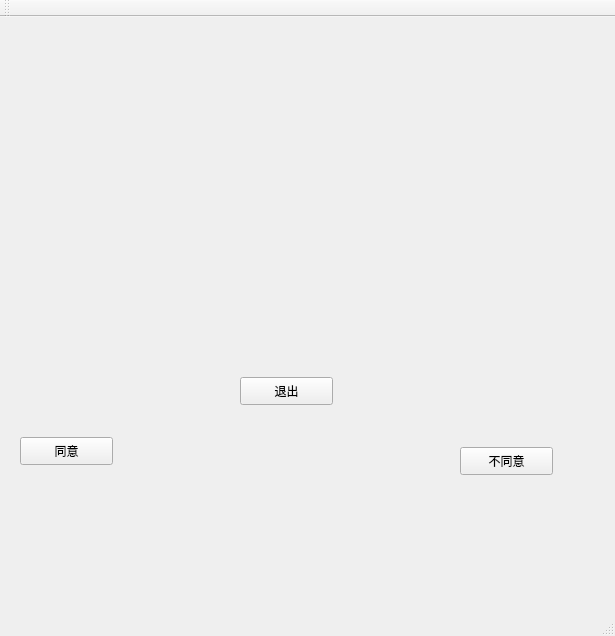
<?xml version="1.0" encoding="UTF-8"?>
<ui version="4.0">
 <class>MainWindow</class>
 <widget class="QMainWindow" name="MainWindow">
  <property name="enabled">
   <bool>true</bool>
  </property>
  <property name="geometry">
   <rect>
    <x>0</x>
    <y>0</y>
    <width>615</width>
    <height>636</height>
   </rect>
  </property>
  <property name="sizePolicy">
   <sizepolicy hsizetype="Fixed" vsizetype="Fixed">
    <horstretch>0</horstretch>
    <verstretch>0</verstretch>
   </sizepolicy>
  </property>
  <property name="cursor">
   <cursorShape>ArrowCursor</cursorShape>
  </property>
  <property name="windowTitle">
   <string>ExpressLetter</string>
  </property>
  <property name="locale">
   <locale language="English" country="UnitedStates"/>
  </property>
  <widget class="QWidget" name="centralWidget">
   <widget class="QPushButton" name="agree">
    <property name="geometry">
     <rect>
      <x>20</x>
      <y>420</y>
      <width>93</width>
      <height>28</height>
     </rect>
    </property>
    <property name="text">
     <string>同意</string>
    </property>
   </widget>
   <widget class="QPushButton" name="disagree">
    <property name="geometry">
     <rect>
      <x>460</x>
      <y>430</y>
      <width>93</width>
      <height>28</height>
     </rect>
    </property>
    <property name="text">
     <string>不同意</string>
    </property>
   </widget>
   <widget class="QLabel" name="label">
    <property name="geometry">
     <rect>
      <x>0</x>
      <y>0</y>
      <width>611</width>
      <height>571</height>
     </rect>
    </property>
    <property name="text">
     <string/>
    </property>
    <property name="scaledContents">
     <bool>true</bool>
    </property>
   </widget>
   <widget class="QPushButton" name="quit">
    <property name="geometry">
     <rect>
      <x>240</x>
      <y>360</y>
      <width>93</width>
      <height>28</height>
     </rect>
    </property>
    <property name="text">
     <string>退出</string>
    </property>
   </widget>
   <zorder>label</zorder>
   <zorder>agree</zorder>
   <zorder>disagree</zorder>
   <zorder>quit</zorder>
  </widget>
  <widget class="QMenuBar" name="menuBar">
   <property name="geometry">
    <rect>
     <x>0</x>
     <y>0</y>
     <width>615</width>
     <height>22</height>
    </rect>
   </property>
  </widget>
  <widget class="QToolBar" name="mainToolBar">
   <attribute name="toolBarArea">
    <enum>TopToolBarArea</enum>
   </attribute>
   <attribute name="toolBarBreak">
    <bool>false</bool>
   </attribute>
  </widget>
  <widget class="QStatusBar" name="statusBar"/>
 </widget>
 <layoutdefault spacing="6" margin="11"/>
 <resources/>
 <connections/>
</ui>
